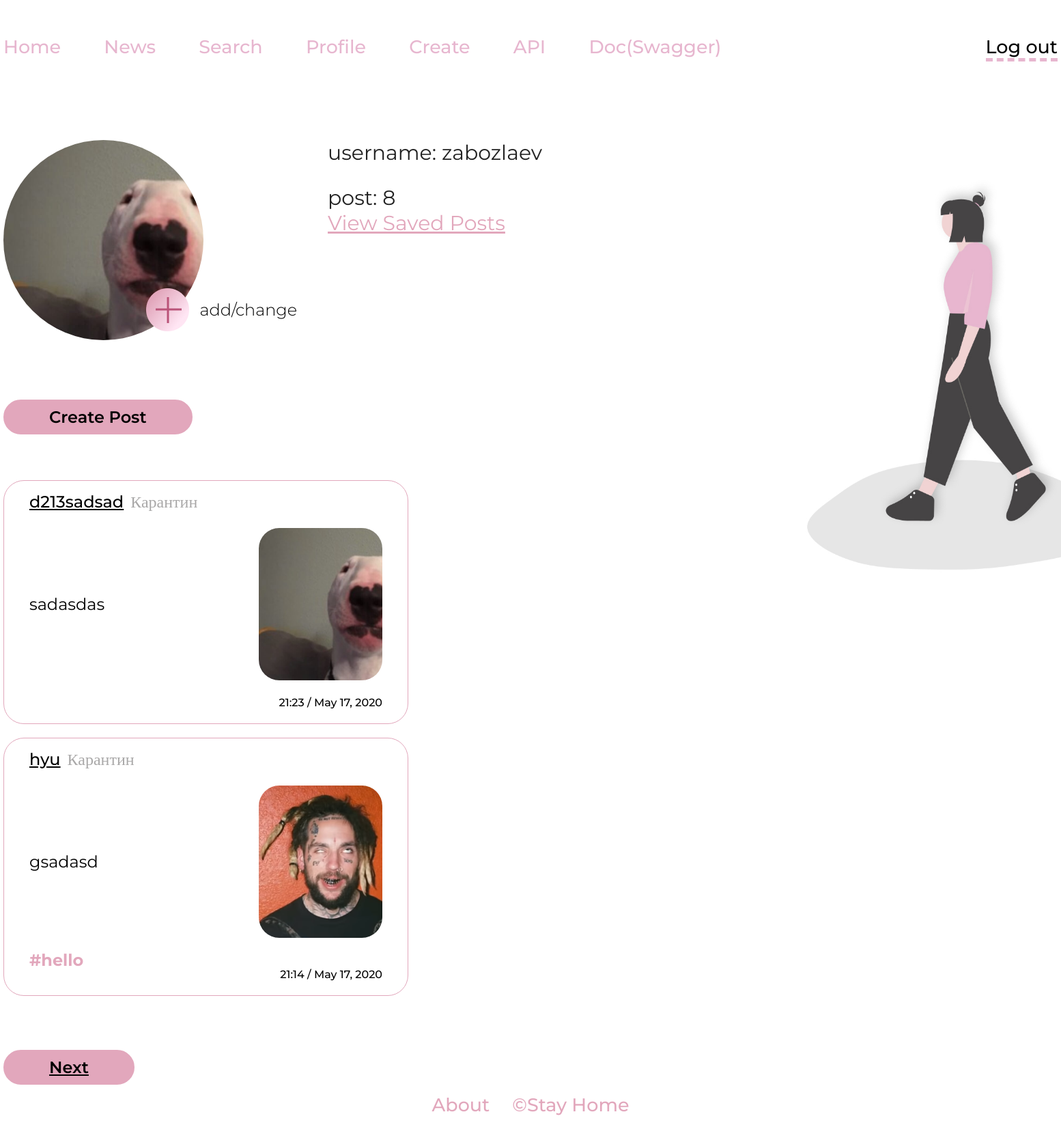
Screenshot of /profile/ (signed in) with the database file from the repository.
### usersapp/models.py (models this page shows, shortened)
class UserProfile(models.Model):
    user = models.OneToOneField(User, on_delete=models.CASCADE)
    description = models.CharField(max_length=100, default='')
    image = models.ImageField(blank=True)

### posts/models.py (models this page shows, shortened)
class Post(models.Model):
    author = models.ForeignKey(User, on_delete=models.CASCADE)
    title = models.CharField(max_length=50)
    content = models.TextField()
    slug = models.SlugField()
    created_date = models.DateTimeField(auto_now_add=True)
    article_image = models.ImageField(blank=True)
    category = models.ForeignKey(Category, on_delete=models.CASCADE)
    tags = models.ManyToManyField(Tag)

class Category(models.Model):
    name = models.CharField(max_length=50)
    def __str__(self):
        return self.name

class Tag(models.Model):
    name = models.CharField(max_length=50, unique=True)
    def __str__(self):
        return self.name

### usersapp/views.py (the view)
# urls.py: path('profile/', profile),
@login_required
def profile(request):
    template = 'usersapp/profile.html'
    if request.method == 'POST':
        form = ProfileForm(request.POST, request.FILES, instance=request.user.userprofile)
        if form.is_valid():
            form.save()
        return HttpResponseRedirect('/profile')
    else:
        usr_id = request.GET.get('user_id')
        usr = request.user if usr_id is None else User.objects.get(pk=usr_id)
        p = Post.objects.filter(author=usr).order_by('-created_date')
        posts_paginator = Paginator(p, 2)
        posts = posts_paginator.get_page(request.GET.get('page'))
        form = EditProfileForm()
        own = usr == request.user
        return render(request, template,
                      {'title': 'Профиль', 'form': form, 'posts': posts, 'posts_count': len(p), 'own': own, 'usr': usr})

### usersapp/templates/usersapp/profile.html (shortened to what this page needs)
{% extends "base.html" %}
{% load static %}
{% block content %}
<div class="profile">
    <div class="container">
        <div class="profile-info">
            <div class="profile-info__avatar-wrap">
                <div class="profile-info__avatar" style="background-image: url('{% if usr.userprofile.image  %}{{ usr.userprofile.image.url }}{% else %}{% static 'img/avatar_placeholder.jpg' %} {% endif %}')"></div>
                <form class="profile-info__avatar-form" enctype="multipart/form-data" action="/profile/" method="post">
                    {% if own %}
                    <div class="profile-form__file-input-wrap">
                        <label class="profile-form__file-input-icon" for="profile-form__file-input">
                        </label>
                    </div>
                    <span class="profile-info__avatar-btn">add/change</span>
                    {% endif %}
                </form>
            </div>
            <div class="profile-info__info">
                <div class="profile-info__info-data profile-info__info-data_username">
                    username: {{ usr.username }}
                </div>
                <div class="profile-info__info-data">
                    post: {{ posts_count }}
                </div>
                {% if own %}
                    <a href="/saved" class="profile-info__saved">View Saved Posts</a>
                {% endif %}
            </div>
        </div>
        <div class="profile-posts">
            {% if own %}
                <a class="btn profile-posts__create-btn" href="/create">Create Post</a>
            {% endif %}
            <div class="profile-posts__posts">
                {% for post in posts %}
                    <div class="post">
                        <div class="post-header">
                            <a class="post__title" href="/news/{{ post.pk }}">{{ post.title }}</a>
                            <span class="post__category">{{ post.category }}</span>
                        </div>
                        <div class="post__content">
                            <p class="post__content-text">{{ post.content|truncatechars:100 }}</p>
                            {% if post.article_image  %}
                                <div class="post__content-image" style="background-image: url({{  post.article_image.url }})"></div>
                            {% endif %}
                        </div>
                        <div class="post__tags">
                            {% for tag in post.tags.all %}
                                <span class="post__tag">
                                    #{{ tag }}
                                </span>
                            {% endfor %}
                        </div>
                        <time class="post__date">{{ post.created_date|date:"H:i / M d, Y" }}</time>
                    </div>
                {% endfor %}
            </div>
            {% if posts.has_next %}
                <a class="btn" href="?page={{ posts.next_page_number }}">Next</a>
            {% endif %}
        </div>
    </div>
</div>
{% endblock content %}

### static/css/nav.css (style rules this page uses)
body { font-family: 'Montserrat'; }

### static/css/main.css (style rules this page uses)
* { box-sizing: border-box; }
html { display: flex; flex-direction: column; }
body { display: flex; flex-direction: column; min-height: 100vh; }
.container { width: 1544px; margin: 0 auto; }
.btn { background: #E2A7BC; display: inline-block; border: 3px solid #E2A7BC; box-sizing: border-box; border-radius: 30px; font-weight: 600; font-size: 24px; line-height: 21px; color: #000000; padding: 12px 64px; text-align: center; }

### static/css/profile.css (style rules this page uses)
.profile-info { display: flex; margin-bottom: 87px; }
.profile-info__avatar-wrap { position: relative; width: 430px; margin-right: 45px; }
.profile-info__avatar { position: relative; width: 293px; height: 293px; border-radius: 50%; background-size: cover; box-sizing: border-box; }
.profile-info__avatar-form { position: absolute; display: flex; align-items: center; bottom: 13px; right: 0; flex-wrap: nowrap; }
.profile-info__avatar-btn { text-decoration: none; outline: none; background: transparent; border: none; font-style: normal; font-weight: 300; font-size: 24px; line-height: 29px; color: #000000; display: flex; align-items: center; }
.profile-form__file-input-icon { background-image: url("../img/add_photo_btn.png"); width: 63px; height: 63px; display: block; cursor: pointer; }
.profile-form__file-input-wrap { margin-right: 15px; }
.profile { margin-top: 68px; background-image: url("../img/profile_bg.jpg"); background-repeat: no-repeat; background-position: top right; background-size: 674px 676px; }
.profile-info__info { font-weight: normal; font-size: 30px; line-height: 37px; }
.profile-info__info-data:not(:last-of-type) { margin-bottom: 29px; }
.profile-posts__create-btn { margin-bottom: 67px; }
.profile-posts__create-btn { cursor: pointer; text-decoration: none; }
.profile-info__saved { font-weight: normal; font-size: 30px; line-height: 37px; color: #E2A7BC; }

### static/css/post.css (style rules this page uses)
.post { width: 593px; padding: 20px 37px; border: 1px solid #E2A7BC; box-sizing: border-box; border-radius: 30px; display: flex; flex-direction: column; }
.post:not(:last-of-type) { margin-bottom: 20px; }
.post__title { margin-bottom: 28px; font-style: normal; font-weight: 500; font-size: 24px; line-height: 21px; color: #000000; margin-right: 10px; }
.post__content { display: flex; flex-wrap: nowrap; justify-content: space-between; margin-bottom: 22px; }
.post__content-text { font-style: normal; font-weight: normal; font-size: 24px; line-height: 21px; max-width: 312px; display: flex; align-items: center; color: #000000; }
.post__date { text-align: right; font-weight: 500; font-size: 16px; line-height: 21px; color: #000000; }
.profile-posts__posts { margin-bottom: 79px; }
.post__content-image { width: 181px; height: 223px; border-radius: 30px; background-size: cover; background-repeat: no-repeat; }
.post-header { display: flex; align-items: baseline; font-weight: 500; font-size: 24px; line-height: 21px; color: #A9A8A8; }
.post__tags { display: flex; flex-wrap: nowrap; }
.post__tag { font-weight: bold; font-size: 24px; line-height: 21px; display: flex; align-items: center; color: #E2A7BC; }

### rows the page displays
Post: title "d213sadsad", category "Карантин", content "sadasdas", article_image (picture), created_date "21:23 / May 17, 2020"
Post: title "hyu", category "Карантин", content "gsadasd", article_image (picture), created_date "21:14 / May 17, 2020"
Tag: name "hello"

### other values shown
{{ usr.username }} "zabozlaev"
{{ posts_count }} "8"
